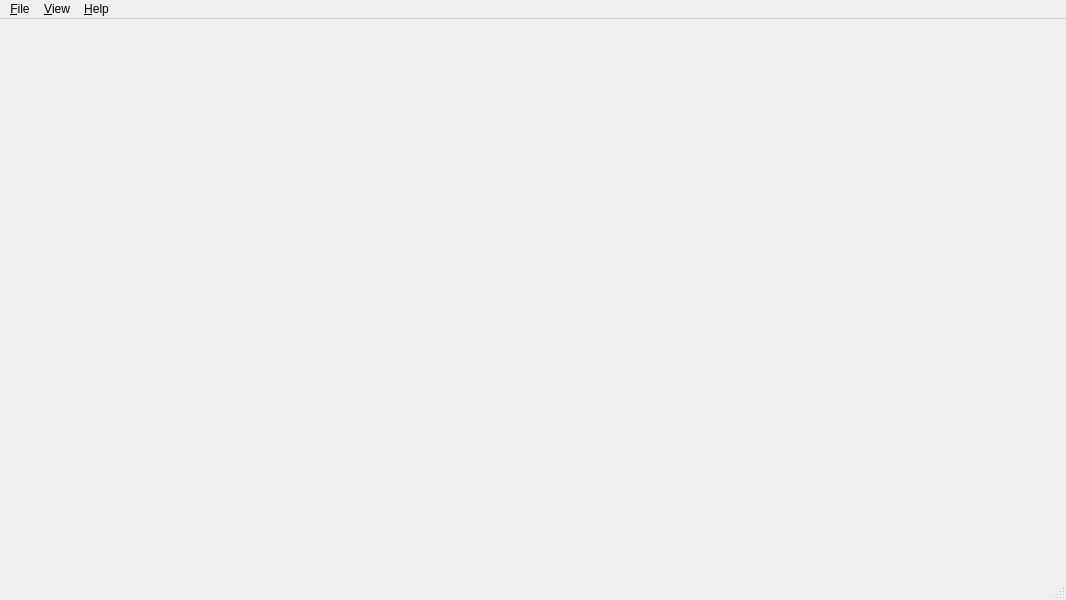
<?xml version="1.0" encoding="UTF-8"?>
<ui version="4.0">
 <class>MainWindow</class>
 <widget class="QMainWindow" name="MainWindow">
  <property name="geometry">
   <rect>
    <x>0</x>
    <y>0</y>
    <width>1066</width>
    <height>600</height>
   </rect>
  </property>
  <property name="windowTitle">
   <string>QuadControl</string>
  </property>
  <property name="windowIcon">
   <iconset resource="resources.qrc">
    <normaloff>:/new/prefix1/Images/lightning.png</normaloff>:/new/prefix1/Images/lightning.png</iconset>
  </property>
  <property name="styleSheet">
   <string notr="true"/>
  </property>
  <property name="dockNestingEnabled">
   <bool>true</bool>
  </property>
  <widget class="QWidget" name="centralWidget">
   <property name="styleSheet">
    <string notr="true">background-image: url(:/new/prefix1/Images/carbon_gradient.png);</string>
   </property>
  </widget>
  <widget class="QMenuBar" name="menuBar">
   <property name="geometry">
    <rect>
     <x>0</x>
     <y>0</y>
     <width>1066</width>
     <height>21</height>
    </rect>
   </property>
   <widget class="QMenu" name="menuFile">
    <property name="title">
     <string>&amp;File</string>
    </property>
    <addaction name="separator"/>
    <addaction name="actionExit"/>
   </widget>
   <widget class="QMenu" name="menuHelp">
    <property name="title">
     <string>&amp;Help</string>
    </property>
    <addaction name="actionAbout"/>
    <addaction name="actionAboutQt"/>
   </widget>
   <widget class="QMenu" name="menuView">
    <property name="title">
     <string>&amp;View</string>
    </property>
    <addaction name="separator"/>
    <addaction name="actionFullscreen"/>
   </widget>
   <addaction name="menuFile"/>
   <addaction name="menuView"/>
   <addaction name="menuHelp"/>
  </widget>
  <widget class="QStatusBar" name="statusBar">
   <property name="styleSheet">
    <string notr="true">QStatusBar::item { border: none; }</string>
   </property>
  </widget>
  <action name="actionExit">
   <property name="text">
    <string>E&amp;xit</string>
   </property>
  </action>
  <action name="actionAbout">
   <property name="text">
    <string>&amp;About...</string>
   </property>
  </action>
  <action name="actionFullscreen">
   <property name="checkable">
    <bool>true</bool>
   </property>
   <property name="text">
    <string>&amp;Fullscreen</string>
   </property>
   <property name="toolTip">
    <string>Toggle full screen mode</string>
   </property>
   <property name="shortcut">
    <string>F11</string>
   </property>
  </action>
  <action name="actionAboutQt">
   <property name="text">
    <string>About &amp;Qt...</string>
   </property>
  </action>
 </widget>
 <resources>
  <include location="resources.qrc"/>
 </resources>
 <connections/>
</ui>
